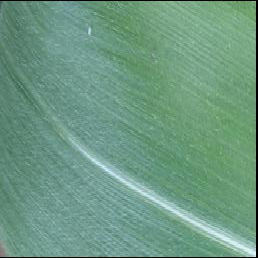
#> input picture dataset-daun-jagung-master/sehat/03297f41-30ff-42db-a482-84665adfe4da___R.S_HL 8260 copy 2_final_masked.jpg, 258 x 258 px
$ python -i latihan.py   (imports and definitions only)   (older library calls are emulated)
#> lines starting #> are read from the running program, lines starting #| are printed output that depends on the picture; long printed decimals are rounded
import cv2
import os
import matplotlib.pyplot as plt
import numpy as np
from math import sqrt
from math import exp
from math import pi
from random import seed
from random import randrange
import scipy
# [8 lines of commented-out code are left out]

folder_citra_sehat='dataset-daun-jagung-master/sehat'
folder_citra_sakit='dataset-daun-jagung-master/sakit'


# [7 lines left out: function parse_dataset_rgb, not called in this run]

# [4 lines of commented-out code are left out]
# [5 lines not run here, left out]

# [40 lines left out: function convert_rgb_to_greyscale, not called in this run]

def LOG(file):

    # [variables]
    # Declare the variables we are going to use
    ddepth = cv2.CV_16S
    kernel_size = 3
    window_name = "Laplace Demo"
    # [variables]
    # [load]
    imageName = file
    src = cv2.imread(cv2.samples.findFile(imageName), cv2.IMREAD_COLOR) # Load an image
#> src is the input picture: shape (258, 258, 3); mean B, G, R 129.9, 152.6, 108.2
    # print(src.dtype)
    # Check if image is loaded fine
    if src is None:
        print ('Error opening image')
        print ('Program Arguments: [image_name -- default lena.jpg]')
        return -1
    # [load]
    # [reduce_noise]
    # Remove noise by blurring with a Gaussian filter
    src = cv2.GaussianBlur(src, (3, 3), 0)
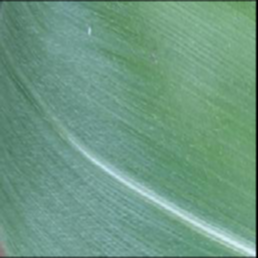
#> src: shape (258, 258, 3); mean B, G, R 130.2, 153, 108.5
    # print(src.shape)
    # [reduce_noise]
    # [convert_to_gray]
    # Convert the image to grayscale
    src_gray = cv2.cvtColor(src, cv2.COLOR_BGR2GRAY)
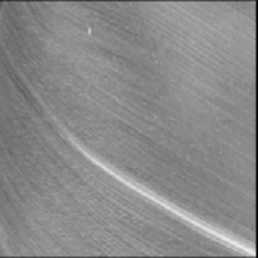
#> src_gray: shape (258, 258); min 0, max 237, mean 137
    # print(src_gray.dtype)


    # [convert_to_gray]
    # Create Window
    # cv2.namedWindow(window_name, cv2.WINDOW_AUTOSIZE)
    # [laplacian]
    # Apply Laplace function
    dst = cv2.Laplacian(src_gray, ddepth, ksize=kernel_size)
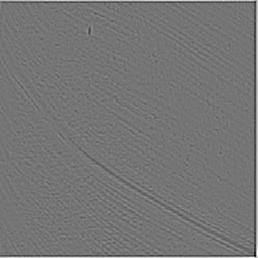
#> dst: shape (258, 258) int16; min -396, max 464, mean 1.6; drawn with min black and max white
    # [laplacian]
    # [convert]
    # converting back to uint8
    abs_dst = cv2.convertScaleAbs(dst)
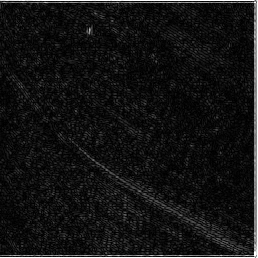
#> abs_dst: shape (258, 258); min 0, max 255, mean 19.7
    print(np.mean(abs_dst), "mean")
#| 19.651 mean
    print(np.std(abs_dst), "std")
#| 33.344 std
    # [convert]
    # [display]
    # cv2.imshow(window_name, abs_dst)
    # cv2.waitKey(0)
    # [display]
    # return 0
    # Filename
    filename_1 = 'HASIL/LOG_asli1.jpg'
    # Using cv2.imwrite() method
    # Saving the image
    cv2.imwrite(filename_1, abs_dst)
    return np.mean(abs_dst),np.std(abs_dst)


# [45 lines left out: functions LOG_1, plot_histogram, not called in this run]

    # plt.show()


# [1 line that did not run here, left out]
# [1 line that did not run here, left out]
# [2 lines not run here, left out]
# plot_histogram()
# [11 lines left out: function parse_data, not called in this run]

# [4 lines of commented-out code are left out]


# [5 lines not run here, left out]
#grey ori mean,grey ori std,grey no ori mean,grey no ori std,class

# [147 lines that did not run here, left out]


# [1 line that did not run here, left out]
# [1 line that did not run here, left out]
# print(dataset[0])


# print(dataset)

# evaluate algorithm
# [1 line that did not run here, left out]
# [1 line not run here, left out]
# [1 line that did not run here, left out]
# [1 line not run here, left out]
# evaluate algorithm
n_folds = 5
# [1 line that did not run here, left out]
# [2 lines not run here, left out]

##PREDICT

# fit model
# [1 line that did not run here, left out]
# define a new record

# [1 line that did not run here, left out]
# [1 line that did not run here, left out]
# [1 line that did not run here, left out]
# [1 line that did not run here, left out]
# [1 line that did not run here, left out]
# predict the label
# [1 line that did not run here, left out]

# [1 line not run here, left out]


'''


NEXT
1. cari nilai mean
2. cari nilai stardart deviasi pad masing" kelas
3. improve pake metode klasifikasi
Berdasarkan hasil penelitian, didapatkan beberapa kesimpulan sebagai berikut.
 Pola daun sehat berupa garis lurus sejajar, tanpa distorsi pola lain.
 Berdasarkan analisis histogram, pola daun yang sehat memiliki komposisi yang relatif stabil antara warna merah, hijau, dan biru, dibandingkan dengan daun yang terindikasi penyakit.
 Berdasarkan hasil perbandingan nilai intensitas warna, semakin parah penyakit, maka nilai intensitas warna juga semakin rendah. Artinya ketika daun terindikasi penyakit yang lebih parah, warna akan berubah menjadi kusam.
'''

>>> result = LOG('dataset-daun-jagung-master/sehat/03297f41-30ff-42db-a482-84665adfe4da___R.S_HL 8260 copy 2_final_masked.jpg')
#> result = (19.65, 33.34)

$ run again, on dataset-daun-jagung-master/sehat/13b74f08-faed-40d7-8771-b1fc384e5e4a___R.S_HL 8259 copy 2_final_masked.jpg
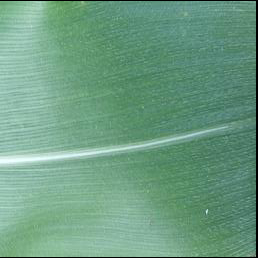
#> input picture dataset-daun-jagung-master/sehat/13b74f08-faed-40d7-8771-b1fc384e5e4a___R.S_HL 8259 copy 2_final_masked.jpg, 258 x 258 px
#> in LOG, src is the input picture: shape (258, 258, 3); mean B, G, R 129.8, 156.6, 108
#> in LOG, `dst = cv2.Laplacian(src_gray, ddepth, ksize=kernel_size)`:
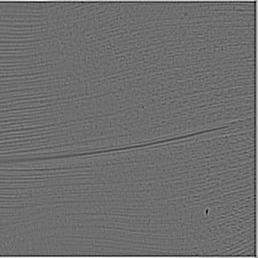
#> dst: shape (258, 258) int16; min -306, max 400, mean 1.6; drawn with min black and max white
#> in LOG, `abs_dst = cv2.convertScaleAbs(dst)`:
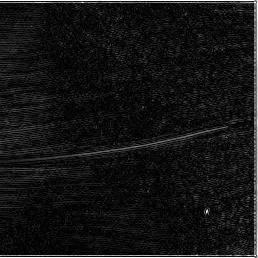
#> abs_dst: shape (258, 258); min 0, max 255, mean 20.4
#| 20.396 mean
#| 31.705 std
#> result = (20.4, 31.7)

$ run again, on dataset-daun-jagung-master/sehat/1b2f5c24-e2af-47cf-b9c2-f2b8c4c25a3f___R.S_HL 7990 copy_final_masked.jpg
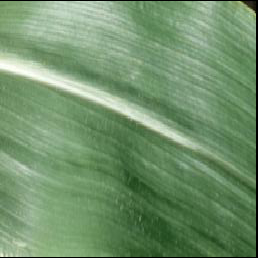
#> input picture dataset-daun-jagung-master/sehat/1b2f5c24-e2af-47cf-b9c2-f2b8c4c25a3f___R.S_HL 7990 copy_final_masked.jpg, 258 x 258 px
#> in LOG, src is the input picture: shape (258, 258, 3); mean B, G, R 106.7, 145.6, 112.5
#> in LOG, `dst = cv2.Laplacian(src_gray, ddepth, ksize=kernel_size)`:
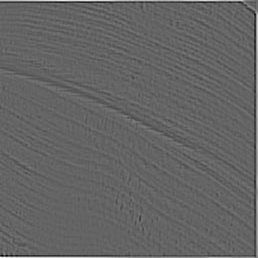
#> dst: shape (258, 258) int16; min -316, max 488, mean 1.5; drawn with min black and max white
#> in LOG, `abs_dst = cv2.convertScaleAbs(dst)`:
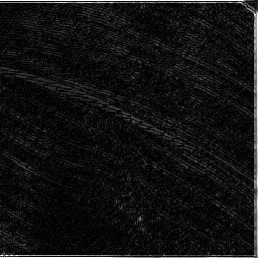
#> abs_dst: shape (258, 258); min 0, max 255, mean 17.6
#| 17.633 mean
#| 29.707 std
#> result = (17.63, 29.71)
